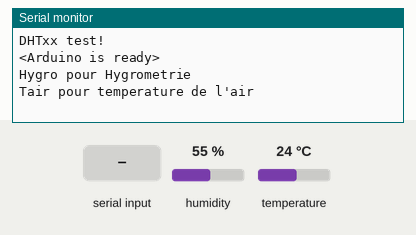
This sketch was run on a simulated Arduino Uno, built with avr-gcc and run on an emulated ATmega328P. On the bench: the last lines printed to the serial monitor. Inputs (shaded band) come from the test bench; at power-on: humidity 55 %, temperature 24 °C.

Above: at 1.2 s.
1.3 s: "<Hygro>" received over Serial
At 2.5 s:
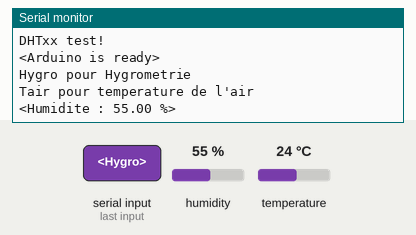
2.8 s: "<Tair>" received over Serial
At 3.6 s:
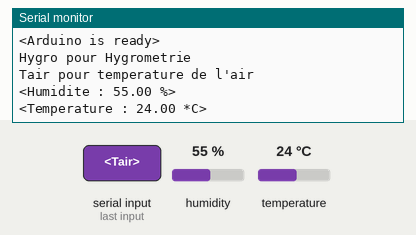

Measured:
- after the input at 1.3 s, the serial monitor: prints a new line at once (image 1)
- after the input at 2.8 s, the serial monitor: prints a new line at once (image 2)

The sketch:

dht22serie.ino
```cpp
#include <Adafruit_Sensor.h>

// Test des capteurs d'humidité et de température DHT-11 / DHT-21 /  DHT-22
// Code adapté de l'exemple DHTTester de ladyada (Adafruit)
// Projets DIY - 22/01/2016

#include "DHT.h"   // Librairie des capteurs DHT


#define DHTPIN 11    // Changer le pin sur lequel est branché le DHT

// Dé-commentez la ligne qui correspond à votre capteur
//#define DHTTYPE DHT11     // DHT 11
#define DHTTYPE DHT22      // DHT 22  (AM2302)
//#define DHTTYPE DHT21     // DHT 21 (AM2301)

// Initialisation du capteur pour un Arduino à 16mhz par défaut
// Il faudra modifier le 3ème paramètres pour une autre carte (sinon le capteur renvoie 0). Quelques valeurs : 8mhz => 3, 16mhz => 6, 84mhz => 84

DHT dht(DHTPIN, DHTTYPE);


float h = 20.5;
float t = 12.2;
float f = 22.6;
float hi = 18.4;


//communication serie
const byte buffSize = 40;
char inputBuffer[buffSize];
const char startMarker = '<';
const char endMarker = '>';
byte bytesRecvd = 0;
boolean readInProgress = false;
boolean newDataFromPC = false;

char messageFromPC[buffSize] = {0};

unsigned long curMillis;

unsigned long prevReplyToPCmillis = 0;
unsigned long replyToPCinterval = 1000;

//fin communication serie


void setup() {
  Serial.begin(9600);
  Serial.println("DHTxx test!");

  dht.begin();
//}


//communication serie

    // tell the PC we are ready

  Serial.println("<Arduino is ready>");
  Serial.println ("Hygro pour Hygrometrie");
  Serial.println ("Tair pour temperature de l'air");
  Serial.println ();
}


//fin communication serie


void loop() {


  curMillis = millis();
  getDataFromPC();
  ChoixRequete ();


  /*
  // Délai de 2 secondes entre chaque mesure. La lecture prend 250 millisecondes
  delay(2000);


  ReadHumidity ();
  ReadCelcius ();
  ReadFahrenheit ();


  // Stop le programme et renvoie un message d'erreur si le capteur ne renvoie aucune mesure
  if (isnan(h) || isnan(t) || isnan(f)) {
    Serial.println("Echec de lecture !");
    return;
  }


  // Calcul la température ressentie. Il calcul est effectué à partir de la température en Fahrenheit
  // On fait la conversion en Celcius dans la foulée
  float hi = dht.computeHeatIndex(f, h);


  Serial.print("Humidite: ");
  Serial.print(h);
  Serial.print(" %\t");
  Serial.print("Temperature: ");
  Serial.print(t);
  Serial.print(" *C ");
  Serial.print("Temperature ressentie: ");
  Serial.print(dht.convertFtoC(hi));
  Serial.println(" *C");


  */
}


void ReadHumidity () {
  h = dht.readHumidity();
}

void ReadCelcius() {
  t = dht.readTemperature();
}

void ReadFahrenheit () {
  f = dht.readTemperature(true);
}


// fonctions communication serie


//=============

void getDataFromPC() {

    // receive data from PC and save it into inputBuffer

  if(Serial.available() > 0) {

    char x = Serial.read();

      // the order of these IF clauses is significant

    if (x == endMarker) {
      readInProgress = false;
      newDataFromPC = true;
      inputBuffer[bytesRecvd] = 0;
      parseData();
    }

    if(readInProgress) {
      inputBuffer[bytesRecvd] = x;
      bytesRecvd ++;
      if (bytesRecvd == buffSize) {
        bytesRecvd = buffSize - 1;
      }
    }

    if (x == startMarker) {
      bytesRecvd = 0;
      readInProgress = true;
    }
  }
}

//=============


void parseData() {

    // split the data into its parts

  char * strtokIndx; // this is used by strtok() as an index

  strtokIndx = strtok(inputBuffer,",");      // get the first part - the string
  strcpy(messageFromPC, strtokIndx); // copy it to messageFromPC


  /*
  strtokIndx = strtok(NULL, ","); // this continues where the previous call left off
  newFlashInterval = atoi(strtokIndx);     // convert this part to an integer

  strtokIndx = strtok(NULL, ",");
  servoFraction = atof(strtokIndx);     // convert this part to a float
  */


}

//=============


void ChoixRequete() {

   // this illustrates using different inputs to call different functions
  if (strcmp(messageFromPC, "Hygro") == 0) {
     ReadHumidity();
     if (newDataFromPC) {
      newDataFromPC = false;
      Serial.print ("<Humidite : ");
      Serial.print (h);
      Serial.print (" %>");
      Serial.println ();
     }
  }

  if (strcmp(messageFromPC, "Tair") == 0) {
     ReadCelcius();
     if (newDataFromPC) {
      newDataFromPC = false;
      Serial.print ("<Temperature : ");
      Serial.print (t);
      Serial.print (" *C>");
      Serial.println ();
     }
  }


  /*
  if (strcmp(messageFromPC, "LED2") == 0) {
     updateLED2();
  }

  */


}
```
